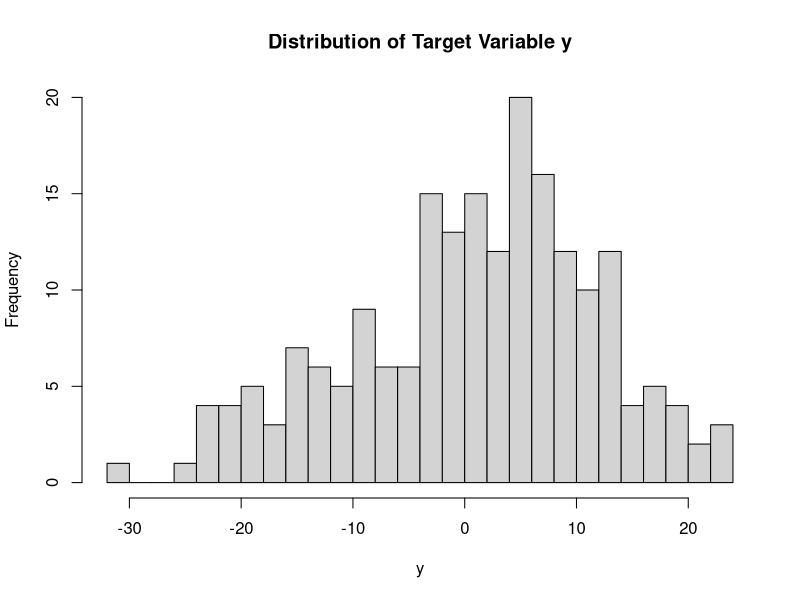
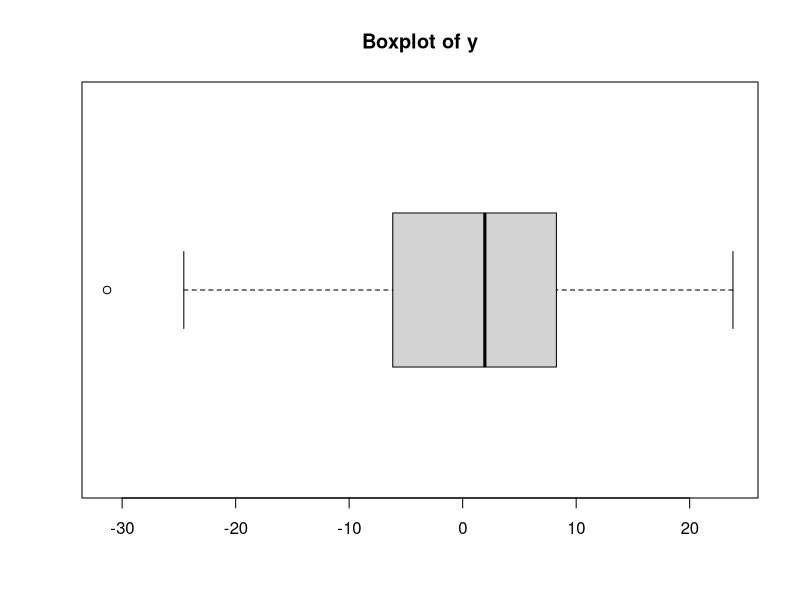
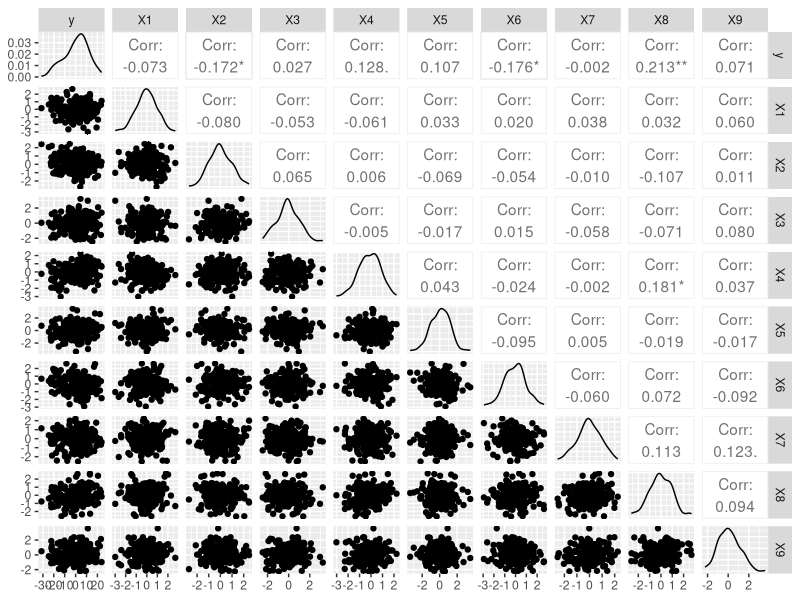
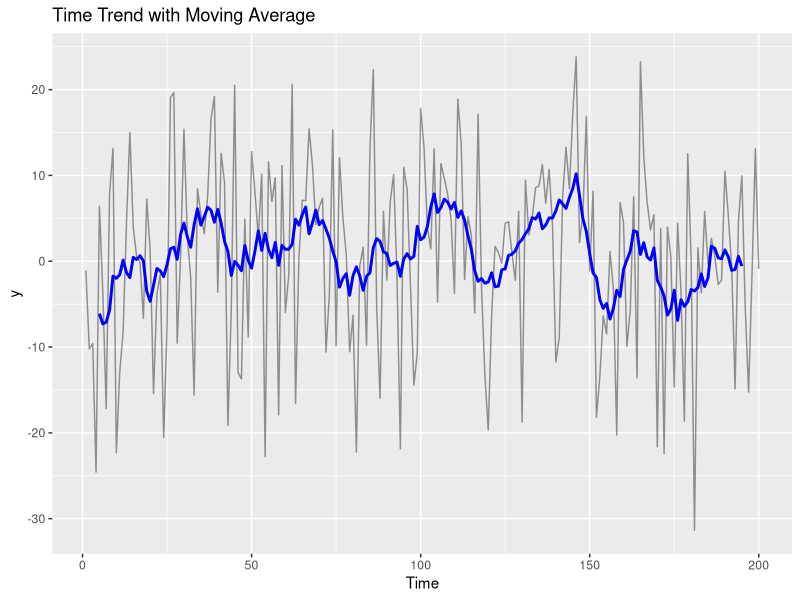
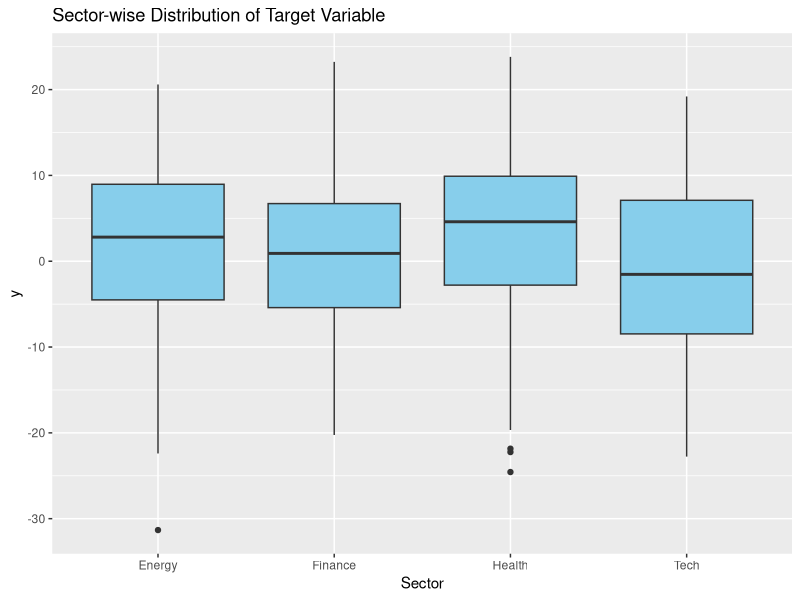
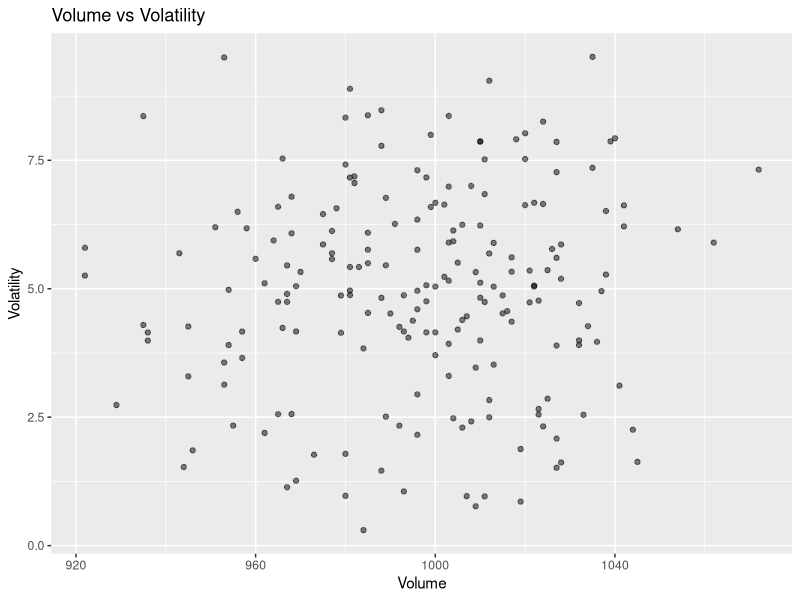
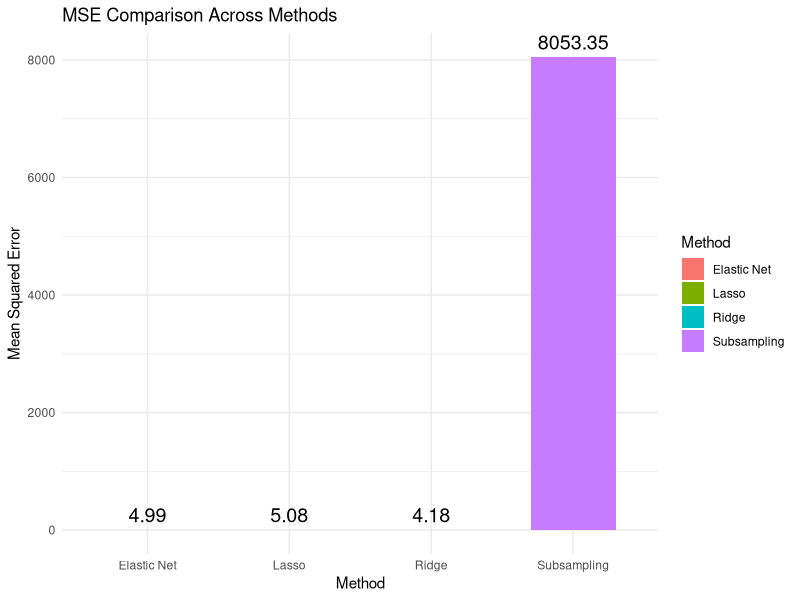
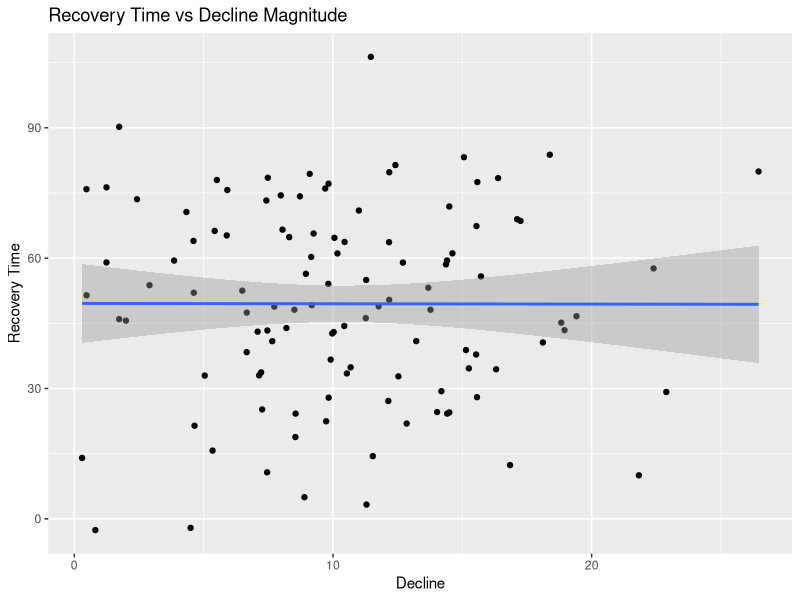

R code for these plots, in order: (Note: a time limit stopped this script after it produced the figures.)
## ---- chunk 1
knitr::opts_chunk$set(echo = TRUE, warning = FALSE, message = FALSE)
library(ggplot2)
library(dplyr)
library(glmnet)
library(gridExtra)
library(GGally)
library(caret)
library(corrplot)
library(zoo)
## ---- chunk 2
set.seed(42)
n <- 200
p <- 100
X <- matrix(rnorm(n * p), nrow = n)
beta <- rnorm(p)
y <- X %*% beta + rnorm(n)
df <- data.frame(y, X)
## ---- chunk 3
hist(df$y, breaks = 30, main = "Distribution of Target Variable y", xlab = "y")
boxplot(df$y, horizontal = TRUE, main = "Boxplot of y")
## ---- chunk 4
subset_df <- df[, 1:10]
ggpairs(subset_df)
## ---- chunk 5
df$time <- 1:nrow(df)
df$moving_avg <- zoo::rollmean(df$y, 10, fill = NA)
ggplot(df, aes(x = time, y = y)) +
  geom_line(alpha = 0.4) +
  geom_line(aes(y = moving_avg), color = 'blue', size = 1) +
  labs(title = "Time Trend with Moving Average", x = "Time", y = "y")
## ---- chunk 6
set.seed(123)
df$sector <- sample(c("Tech", "Health", "Finance", "Energy"), nrow(df), replace = TRUE)
ggplot(df, aes(x = sector, y = y)) +
  geom_boxplot(fill = "skyblue") +
  labs(title = "Sector-wise Distribution of Target Variable", x = "Sector", y = "y")
## ---- chunk 7
df$high <- df$y + runif(nrow(df), 0, 5)
df$low <- df$y - runif(nrow(df), 0, 5)
df$volume <- rpois(nrow(df), lambda = 1000)
df$volatility <- df$high - df$low

ggplot(df, aes(x = volume, y = volatility)) +
  geom_point(alpha = 0.5) +
  labs(title = "Volume vs Volatility", x = "Volume", y = "Volatility")
## ---- chunk 8
# Shared Train-Test Split
set.seed(123)
train_idx <- sample(1:n, size = 0.7 * n)
X_train <- X[train_idx, ]
y_train <- y[train_idx]
X_test <- X[-train_idx, ]
y_test <- y[-train_idx]
## ---- chunk 9
cv_ridge <- cv.glmnet(X_train, y_train, alpha = 0)
ridge_model <- glmnet(X_train, y_train, alpha = 0, lambda = cv_ridge$lambda.min)
ridge_pred <- predict(ridge_model, s = cv_ridge$lambda.min, newx = X_test)
ridge_mse <- mean((ridge_pred - y_test)^2)
ridge_mse
## ---- chunk 10
cv_lasso <- cv.glmnet(X_train, y_train, alpha = 1)
lasso_model <- glmnet(X_train, y_train, alpha = 1, lambda = cv_lasso$lambda.min)
lasso_pred <- predict(lasso_model, s = cv_lasso$lambda.min, newx = X_test)
lasso_mse <- mean((lasso_pred - y_test)^2)
lasso_mse
## ---- chunk 11
cv_enet <- cv.glmnet(X_train, y_train, alpha = 0.5)
enet_model <- glmnet(X_train, y_train, alpha = 0.5, lambda = cv_enet$lambda.min)
enet_pred <- predict(enet_model, s = cv_enet$lambda.min, newx = X_test)
enet_mse <- mean((enet_pred - y_test)^2)
enet_mse
## ---- chunk 12
p <- ncol(X_train)
X_train_df <- as.data.frame(X_train)
X_test_df <- as.data.frame(X_test)
colnames(X_train_df) <- paste0("X", 1:p)
colnames(X_test_df) <- paste0("X", 1:p)

set.seed(123)
ensemble_preds <- replicate(30, {
  sample_idx <- sample(1:nrow(X_train_df), size = floor(0.5 * nrow(X_train_df)))
  lm_data <- data.frame(y = y_train[sample_idx], X_train_df[sample_idx, ])
  model <- lm(y ~ ., data = lm_data)
  predict(model, newdata = X_test_df)
})

ensemble_mean <- rowMeans(ensemble_preds, na.rm = TRUE)
subsample_mse <- mean((ensemble_mean - y_test)^2)
subsample_mse
## ---- chunk 13
mse_df <- data.frame(
  Method = c("Ridge", "Lasso", "Elastic Net", "Subsampling"),
  MSE = c(ridge_mse, lasso_mse, enet_mse, subsample_mse)
)

ggplot(mse_df, aes(x = Method, y = MSE, fill = Method)) +
  geom_bar(stat = "identity", width = 0.6) +
  geom_text(aes(label = round(MSE, 2)), vjust = -0.5, size = 5) +
  labs(title = "MSE Comparison Across Methods",
       x = "Method", y = "Mean Squared Error") +
  theme_minimal()
## ---- chunk 14
df$crash <- sample(c(TRUE, FALSE), nrow(df), replace = TRUE)
df$decline <- ifelse(df$crash, abs(rnorm(nrow(df), 10, 5)), NA)
df$recovery_time <- ifelse(df$crash, rnorm(nrow(df), 50, 20), NA)

ggplot(na.omit(df), aes(x = decline, y = recovery_time)) +
  geom_point() +
  geom_smooth(method = "lm") +
  labs(title = "Recovery Time vs Decline Magnitude", x = "Decline", y = "Recovery Time")
## ---- chunk 15
df$label <- ifelse(df$y > median(df$y), "High", "Low")
df$label <- as.factor(df$label)
feature_cols <- paste0("X", 1:10)
train_data <- df[train_idx, ]
test_data <- df[-train_idx, ]

model_log <- glm(label ~ ., data = train_data[, c("label", feature_cols)], family = "binomial")
pred_probs <- predict(model_log, newdata = test_data[, feature_cols], type = "response")
pred_class <- ifelse(pred_probs > 0.5, "High", "Low")
pred_class <- factor(pred_class, levels = c("Low", "High"))

confusionMatrix(pred_class, test_data$label)
## ---- chunk 16
simulate_model <- function(n, p, nsim = 100) {

  mse_ridge <- mse_lasso <- mse_enet <- mse_sub <- numeric(nsim)

  for (i in 1:nsim) {

    X <- matrix(rnorm(n * p), n)
    beta <- rnorm(p)
    y <- X %*% beta + rnorm(n)

    idx <- sample(1:n, 0.7 * n)
    Xtr <- X[idx, ]; ytr <- y[idx]
    Xte <- X[-idx, ]; yte <- y[-idx]

    # Ridge
    ridge_fit <- cv.glmnet(Xtr, ytr, alpha = 0)
    mse_ridge[i] <- mean((predict(ridge_fit, s="lambda.min", Xte) - yte)^2)

    # Lasso
    lasso_fit <- cv.glmnet(Xtr, ytr, alpha = 1)
    mse_lasso[i] <- mean((predict(lasso_fit, s="lambda.min", Xte) - yte)^2)

    # Elastic Net
    enet_fit <- cv.glmnet(Xtr, ytr, alpha = 0.5)
    mse_enet[i] <- mean((predict(enet_fit, s="lambda.min", Xte) - yte)^2)

    # Subsampling
    preds <- replicate(30, {
      id <- sample(1:nrow(Xtr), floor(0.5 * nrow(Xtr)))
      predict(lm(ytr[id] ~ ., data = as.data.frame(Xtr[id, ])),
              as.data.frame(Xte))
    })

    mse_sub[i] <- mean((rowMeans(preds) - yte)^2)
  }

  data.frame(Ridge = mse_ridge,
             Lasso = mse_lasso,
             ElasticNet = mse_enet,
             Subsampling = mse_sub)
}

results <- simulate_model(200, 100)

boxplot(results,
        main = "Empirical Bias-Variance Decomposition",
        ylab = "Test MSE")


# ----------------------------
# Empirical Bias-Variance Decomposition
# ----------------------------
set.seed(123)
n <- 200
p <- 100
nsim <- 100
sigma2 <- 1  # known noise variance

# Fixed test set
X_test <- matrix(rnorm(n * p), n)
beta_true <- rnorm(p)
f_true <- X_test %*% beta_true  # true signal without noise

# Storage for predictions
pred_ridge <- pred_lasso <- pred_enet <- pred_sub <- matrix(NA, nsim, n)

for (i in 1:nsim) {
  # Generate training data
  X_train <- matrix(rnorm(n * p), n)
  y_train <- X_train %*% beta_true + rnorm(n, sd = sqrt(sigma2))
  
  # Ridge
  ridge_fit <- cv.glmnet(X_train, y_train, alpha = 0)
  pred_ridge[i, ] <- predict(ridge_fit, s = "lambda.min", X_test)
  
  # Lasso
  lasso_fit <- cv.glmnet(X_train, y_train, alpha = 1)
  pred_lasso[i, ] <- predict(lasso_fit, s = "lambda.min", X_test)
  
  # Elastic Net
  enet_fit <- cv.glmnet(X_train, y_train, alpha = 0.5)
  pred_enet[i, ] <- predict(enet_fit, s = "lambda.min", X_test)
  
  # Subsampling 
  preds_sub <- replicate(30, {
    idx <- sample(1:nrow(X_train), floor(0.5 * nrow(X_train)))
    lm_fit <- lm(y_train[idx] ~ ., data = as.data.frame(X_train[idx, ]))
    predict(lm_fit, as.data.frame(X_test))
  })
  pred_sub[i, ] <- rowMeans(preds_sub)
}

# Function to compute Bias² and Variance
compute_bias_variance <- function(pred_matrix, f_true, sigma2) {
  mean_pred <- colMeans(pred_matrix)
  bias2 <- mean((mean_pred - f_true)^2)
  variance <- mean(apply(pred_matrix, 2, var))
  c(Bias2 = bias2, Variance = variance, Noise = sigma2)
}

# Compute Bias², Variance, Noise for all methods
bv_results <- rbind(
  Ridge = compute_bias_variance(pred_ridge, f_true, sigma2),
  Lasso = compute_bias_variance(pred_lasso, f_true, sigma2),
  ElasticNet = compute_bias_variance(pred_enet, f_true, sigma2),
  Subsampling = compute_bias_variance(pred_sub, f_true, sigma2)
)

bv_df <- as.data.frame(bv_results)
bv_df  # display numeric values

# ----------------------------
# Stacked Barplot for Bias-Variance Decomposition
# ----------------------------
# Remove Subsampling for stacked bar plot
bv_plot_df <- bv_df[rownames(bv_df) != "Subsampling", ]

# Add Method column
bv_plot_df$Method <- rownames(bv_plot_df)

# Pivot to long format
bv_long <- tidyr::pivot_longer(
  bv_plot_df,
  cols = c("Bias2", "Variance", "Noise"),
  names_to = "Component",
  values_to = "Value"
)

# Plot
ggplot(bv_long, aes(x = Method, y = Value, fill = Component)) +
  geom_bar(stat = "identity", position = "stack") +
  labs(title = "Empirical Bias–Variance Decomposition (Excluding Subsampling)",
       x = "Method",
       y = "Error Contribution") +
  theme_minimal() +
  scale_fill_brewer(palette = "Set2")

## ---- chunk 17
sensitivity_results <- sapply(seq(0.3, 0.9, by = 0.1), function(ratio) {
  preds <- replicate(30, {
    idx <- sample(1:nrow(X_train_df), floor(ratio * nrow(X_train_df)))
    lm_data <- data.frame(y = y_train[idx], X_train_df[idx, ])
    model <- lm(y ~ ., data = lm_data)
    predict(model, newdata = X_test_df)
  })
  mean((rowMeans(preds, na.rm = TRUE) - y_test)^2)
})

plot(seq(0.3, 0.9, by = 0.1), sensitivity_results, type = "b",
     xlab = "Subsampling Ratio", ylab = "MSE", main = "Subsampling Sensitivity Analysis")
## ---- chunk 18
pca_result <- prcomp(X, scale. = TRUE)
summary(pca_result)

ggplot(data = data.frame(PC1 = pca_result$x[, 1], PC2 = pca_result$x[, 2]),
       aes(x = PC1, y = PC2)) +
  geom_point(alpha = 0.5) +
  labs(title = "PCA - First Two Principal Components", x = "PC1", y = "PC2")
## ---- chunk 19
cor_matrix <- cor(df[, paste0("X", 1:20)])
corrplot(cor_matrix, method = "color", tl.cex = 0.6)
## ---- chunk 20
# Convert training and test data to data frames
X_train_df <- as.data.frame(X_train)
X_test_df  <- as.data.frame(X_test)

colnames(X_train_df) <- paste0("X", 1:ncol(X_train))
colnames(X_test_df)  <- paste0("X", 1:ncol(X_test))

# Ridge Regression Residuals
cv_ridge <- cv.glmnet(X_train, y_train, alpha = 0)
ridge_pred <- predict(cv_ridge, s = "lambda.min", newx = X_test)
residuals_ridge <- y_test - ridge_pred

# Lasso Regression Residuals
cv_lasso <- cv.glmnet(X_train, y_train, alpha = 1)
lasso_pred <- predict(cv_lasso, s = "lambda.min", newx = X_test)
residuals_lasso <- y_test - lasso_pred

# Elastic Net Regression Residuals
cv_enet <- cv.glmnet(X_train, y_train, alpha = 0.5)
enet_pred <- predict(cv_enet, s = "lambda.min", newx = X_test)
residuals_enet <- y_test - enet_pred

# Subsampling Ensemble Residuals
ensemble_preds <- replicate(30, {
  idx <- sample(1:nrow(X_train_df), size = floor(0.5 * nrow(X_train_df)))
  lm_data <- data.frame(y = y_train[idx], X_train_df[idx, ])
  model <- lm(y ~ ., data = lm_data)
  predict(model, newdata = X_test_df)
})

ensemble_mean <- rowMeans(ensemble_preds, na.rm = TRUE)
residuals_sub <- y_test - ensemble_mean

# Plot residuals side by side
par(mfrow = c(1, 4))

plot(residuals_ridge,
     main = "Ridge Residuals",
     ylab = "Residual",
     xlab = "Index",
     col = "red")
abline(h = 0, col = "black")

plot(residuals_lasso,
     main = "Lasso Residuals",
     ylab = "Residual",
     xlab = "Index",
     col = "blue")
abline(h = 0, col = "black")

plot(residuals_enet,
     main = "Elastic Net Residuals",
     ylab = "Residual",
     xlab = "Index",
     col = "purple")
abline(h = 0, col = "black")

plot(na.omit(residuals_sub),
     main = "Subsampling Residuals",
     ylab = "Residual",
     xlab = "Index",
     col = "darkgreen")
abline(h = 0, col = "black")

par(mfrow = c(1, 1))
## ---- chunk 21
lambdas <- 10^seq(3, -2, length.out = 100)

# Ridge Model Complexity vs Error
ridge_models <- glmnet(X_train, y_train, alpha = 0, lambda = lambdas)
ridge_errors <- sapply(lambdas, function(l) {
  preds <- predict(ridge_models, s = l, newx = X_test)
  mean((preds - y_test)^2)
})

plot(log10(lambdas), ridge_errors, type = "l",
     main = "Ridge: Model Complexity vs Error",
     xlab = "log10(Lambda)",
     ylab = "MSE",
     col = "red")

# Lasso Model Complexity vs Error
lasso_models <- glmnet(X_train, y_train, alpha = 1, lambda = lambdas)
lasso_errors <- sapply(lambdas, function(l) {
  preds <- predict(lasso_models, s = l, newx = X_test)
  mean((preds - y_test)^2)
})

plot(log10(lambdas), lasso_errors, type = "l",
     main = "Lasso: Model Complexity vs Error",
     xlab = "log10(Lambda)",
     ylab = "MSE",
     col = "blue")

# Elastic Net Model Complexity vs Error
enet_models <- glmnet(X_train, y_train, alpha = 0.5, lambda = lambdas)
enet_errors <- sapply(lambdas, function(l) {
  preds <- predict(enet_models, s = l, newx = X_test)
  mean((preds - y_test)^2)
})

plot(log10(lambdas), enet_errors, type = "l",
     main = "Elastic Net: Model Complexity vs Error",
     xlab = "log10(Lambda)",
     ylab = "MSE",
     col = "purple")

## ---- chunk 22
# Placeholder for real dataset usage
# data_real <- read.csv("your_dataset.csv")
# summary(data_real)
## ---- chunk 23
ggplot(df, aes(x = volume, y = volatility, color = sector)) +
  geom_point(alpha = 0.6, size = 2) +
  theme_minimal() +
  labs(title = "Styled Plot: Volatility by Volume & Sector",
       x = "Volume", y = "Volatility")
## ---- chunk 24
# Load library
library(dplyr)

# Create comparison table
model_comparison <- tibble::tibble(
  Model = c("Ridge", "Lasso", "Elastic Net", "Subsampling"),
  Test_MSE = c(round(ridge_mse, 2),
               round(lasso_mse, 2),
               round(enet_mse, 2),
               round(subsample_mse, 2)),
  Bias2 = round(bv_df$Bias2, 3),
  Variance = round(bv_df$Variance, 3),
  Noise = round(bv_df$Noise, 3),
  Comments = c(
    "Stable performance, moderate bias, low variance",
    "Sparse solution, low bias, slightly higher variance",
    "Balanced sparsity and stability, low bias and variance",
    "Highly variable, large bias and variance due to small subsamples"
  )
)

# Display table
model_comparison
